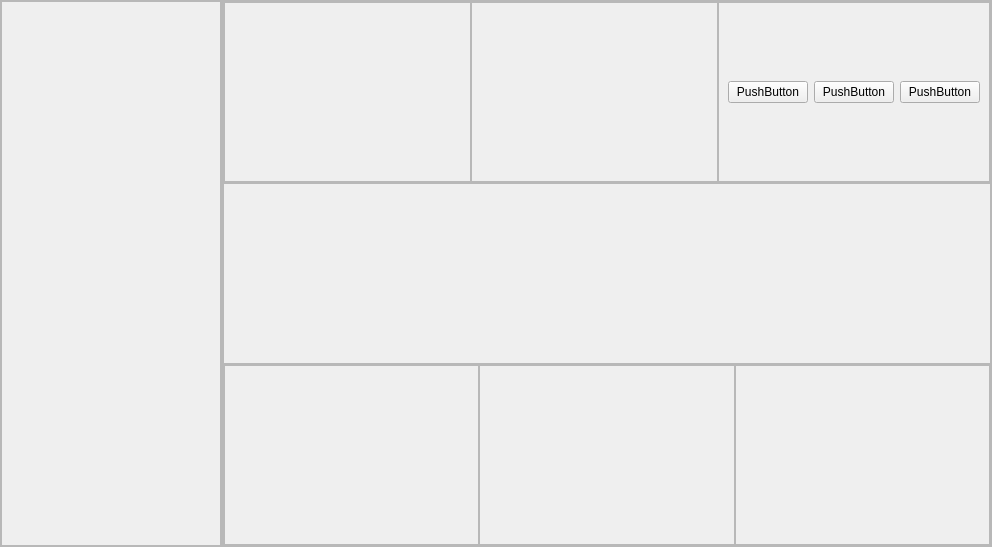
<?xml version="1.0" encoding="UTF-8"?>
<ui version="4.0">
 <class>MainWindow</class>
 <widget class="QMainWindow" name="MainWindow">
  <property name="geometry">
   <rect>
    <x>0</x>
    <y>0</y>
    <width>992</width>
    <height>547</height>
   </rect>
  </property>
  <property name="windowTitle">
   <string>MainWindow</string>
  </property>
  <widget class="QWidget" name="centralwidget">
   <layout class="QHBoxLayout" name="horizontalLayout">
    <property name="spacing">
     <number>0</number>
    </property>
    <property name="leftMargin">
     <number>0</number>
    </property>
    <property name="topMargin">
     <number>0</number>
    </property>
    <property name="rightMargin">
     <number>0</number>
    </property>
    <property name="bottomMargin">
     <number>0</number>
    </property>
    <item>
     <widget class="QFrame" name="Slider_Menu_container">
      <property name="maximumSize">
       <size>
        <width>222</width>
        <height>16777215</height>
       </size>
      </property>
      <property name="frameShape">
       <enum>QFrame::StyledPanel</enum>
      </property>
      <property name="frameShadow">
       <enum>QFrame::Raised</enum>
      </property>
      <layout class="QVBoxLayout" name="verticalLayout_2">
       <property name="spacing">
        <number>0</number>
       </property>
       <property name="leftMargin">
        <number>0</number>
       </property>
       <property name="topMargin">
        <number>0</number>
       </property>
       <property name="rightMargin">
        <number>0</number>
       </property>
       <property name="bottomMargin">
        <number>0</number>
       </property>
       <item>
        <widget class="QFrame" name="slider_menu">
         <property name="minimumSize">
          <size>
           <width>220</width>
           <height>0</height>
          </size>
         </property>
         <property name="frameShape">
          <enum>QFrame::StyledPanel</enum>
         </property>
         <property name="frameShadow">
          <enum>QFrame::Raised</enum>
         </property>
        </widget>
       </item>
      </layout>
     </widget>
    </item>
    <item>
     <widget class="QFrame" name="Main_Body">
      <property name="frameShape">
       <enum>QFrame::StyledPanel</enum>
      </property>
      <property name="frameShadow">
       <enum>QFrame::Raised</enum>
      </property>
      <layout class="QVBoxLayout" name="verticalLayout">
       <property name="spacing">
        <number>0</number>
       </property>
       <property name="leftMargin">
        <number>0</number>
       </property>
       <property name="topMargin">
        <number>0</number>
       </property>
       <property name="rightMargin">
        <number>0</number>
       </property>
       <property name="bottomMargin">
        <number>0</number>
       </property>
       <item>
        <widget class="QFrame" name="header_frame">
         <property name="frameShape">
          <enum>QFrame::StyledPanel</enum>
         </property>
         <property name="frameShadow">
          <enum>QFrame::Raised</enum>
         </property>
         <layout class="QHBoxLayout" name="horizontalLayout_2">
          <property name="spacing">
           <number>0</number>
          </property>
          <property name="leftMargin">
           <number>0</number>
          </property>
          <property name="topMargin">
           <number>0</number>
          </property>
          <property name="rightMargin">
           <number>0</number>
          </property>
          <property name="bottomMargin">
           <number>0</number>
          </property>
          <item>
           <widget class="QFrame" name="frame_2">
            <property name="frameShape">
             <enum>QFrame::StyledPanel</enum>
            </property>
            <property name="frameShadow">
             <enum>QFrame::Raised</enum>
            </property>
           </widget>
          </item>
          <item>
           <widget class="QFrame" name="frame">
            <property name="frameShape">
             <enum>QFrame::StyledPanel</enum>
            </property>
            <property name="frameShadow">
             <enum>QFrame::Raised</enum>
            </property>
           </widget>
          </item>
          <item>
           <widget class="QFrame" name="frame_3">
            <property name="frameShape">
             <enum>QFrame::StyledPanel</enum>
            </property>
            <property name="frameShadow">
             <enum>QFrame::Raised</enum>
            </property>
            <layout class="QHBoxLayout" name="horizontalLayout_4">
             <item>
              <widget class="QPushButton" name="pushButton_3">
               <property name="text">
                <string>PushButton</string>
               </property>
              </widget>
             </item>
             <item>
              <widget class="QPushButton" name="pushButton_2">
               <property name="text">
                <string>PushButton</string>
               </property>
              </widget>
             </item>
             <item>
              <widget class="QPushButton" name="pushButton">
               <property name="text">
                <string>PushButton</string>
               </property>
              </widget>
             </item>
            </layout>
           </widget>
          </item>
         </layout>
        </widget>
       </item>
       <item>
        <widget class="QFrame" name="main_body_contents">
         <property name="frameShape">
          <enum>QFrame::StyledPanel</enum>
         </property>
         <property name="frameShadow">
          <enum>QFrame::Raised</enum>
         </property>
        </widget>
       </item>
       <item>
        <widget class="QFrame" name="footer">
         <property name="frameShape">
          <enum>QFrame::StyledPanel</enum>
         </property>
         <property name="frameShadow">
          <enum>QFrame::Raised</enum>
         </property>
         <layout class="QHBoxLayout" name="horizontalLayout_3">
          <property name="spacing">
           <number>0</number>
          </property>
          <property name="leftMargin">
           <number>0</number>
          </property>
          <property name="topMargin">
           <number>0</number>
          </property>
          <property name="rightMargin">
           <number>0</number>
          </property>
          <property name="bottomMargin">
           <number>0</number>
          </property>
          <item>
           <widget class="QFrame" name="frame_5">
            <property name="frameShape">
             <enum>QFrame::StyledPanel</enum>
            </property>
            <property name="frameShadow">
             <enum>QFrame::Raised</enum>
            </property>
           </widget>
          </item>
          <item>
           <widget class="QFrame" name="frame_4">
            <property name="frameShape">
             <enum>QFrame::StyledPanel</enum>
            </property>
            <property name="frameShadow">
             <enum>QFrame::Raised</enum>
            </property>
           </widget>
          </item>
          <item>
           <widget class="QFrame" name="frame_6">
            <property name="frameShape">
             <enum>QFrame::StyledPanel</enum>
            </property>
            <property name="frameShadow">
             <enum>QFrame::Raised</enum>
            </property>
           </widget>
          </item>
         </layout>
        </widget>
       </item>
      </layout>
     </widget>
    </item>
   </layout>
  </widget>
 </widget>
 <resources/>
 <connections/>
</ui>
